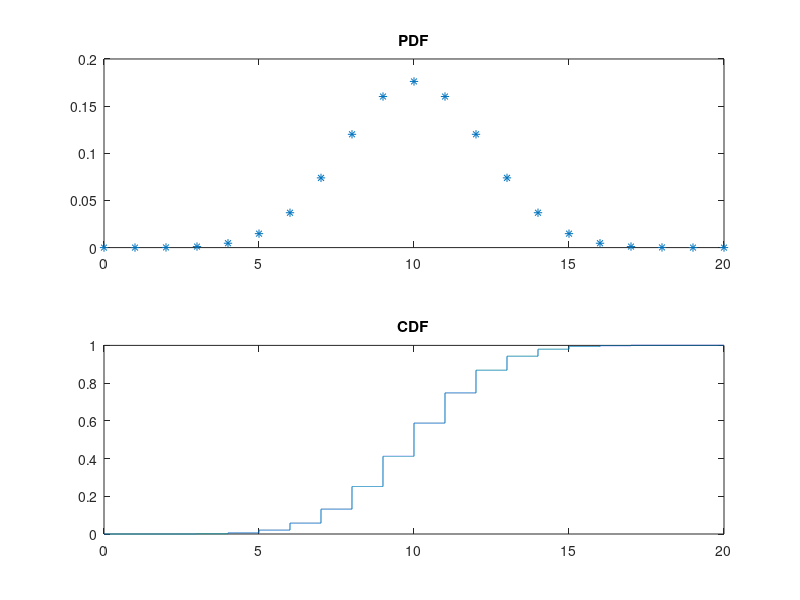

Reproduce this figure in MATLAB.
pkg load statistics;

#n = input("Number of trials: ");
#p = input("Probability of success: ");

n = 20;
p = 0.5;

x = 0:1:n;
w = 0:0.001:n;

y1 = binopdf(x, n, p);
y2 = binocdf(w, n, p);

subplot(2, 1, 1)
plot(x, y1, "*")
title("PDF")

subplot(2, 1, 2)
plot(w, y2)
title("CDF")
